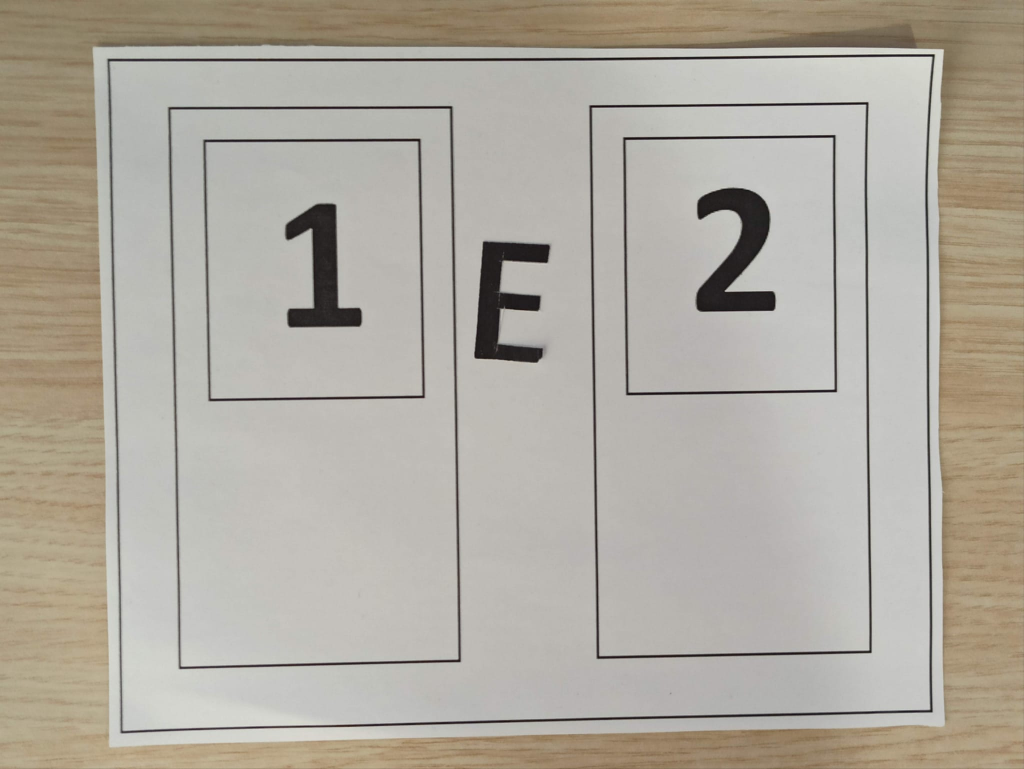
#> input picture gercek_pusula/gercek1.jpeg, 2048 x 1538 px, given in place of muhur.png, which was not available (shown at 1/2 size)
$ python main.py
#> lines starting #> are read from the running program, lines starting #| are printed output that depends on the picture; after the words box and inside, x2 and y2 are one past the last pixel; in counts of white or black regions, pixels touching at a corner belong together; pictures that were not available may be replaced by others from this repository, and a replacement may not be noted
import matplotlib.pyplot as plt
import time
import cv2
import numpy as np


def rotate(img, angle):
    height, width = img.shape[0], img.shape[1]
    center = (width / 2, height / 2)

    radx = np.radians(angle)
    sinx, cosx = np.sin(radx), np.cos(radx)
    trans_mat = np.array([[cosx, -sinx, center[0] * (1 - cosx) + center[1] * sinx],
                          [sinx, cosx, center[1] * (1 - cosx) - center[0] * sinx]])

    newx = int((height * abs(sinx)) + (width * abs(cosx)))
    newy = int((height * abs(cosx)) + (width * abs(sinx)))

    trans_mat[0, 2] += ((newx / 2) - center[0])
    trans_mat[1, 2] += ((newy / 2) - center[1])

    rotated_mat = cv2.warpAffine(img, trans_mat, (newx, newy), borderValue=0)
    return rotated_mat


start = time.time()
muhur = cv2.imread("muhur.png")
#> muhur is the input picture: shape (1538, 2048, 3); mean B, G, R 159.6, 170, 175.6
pusula = cv2.imread("./gercek_pusula/gercek13.jpeg")
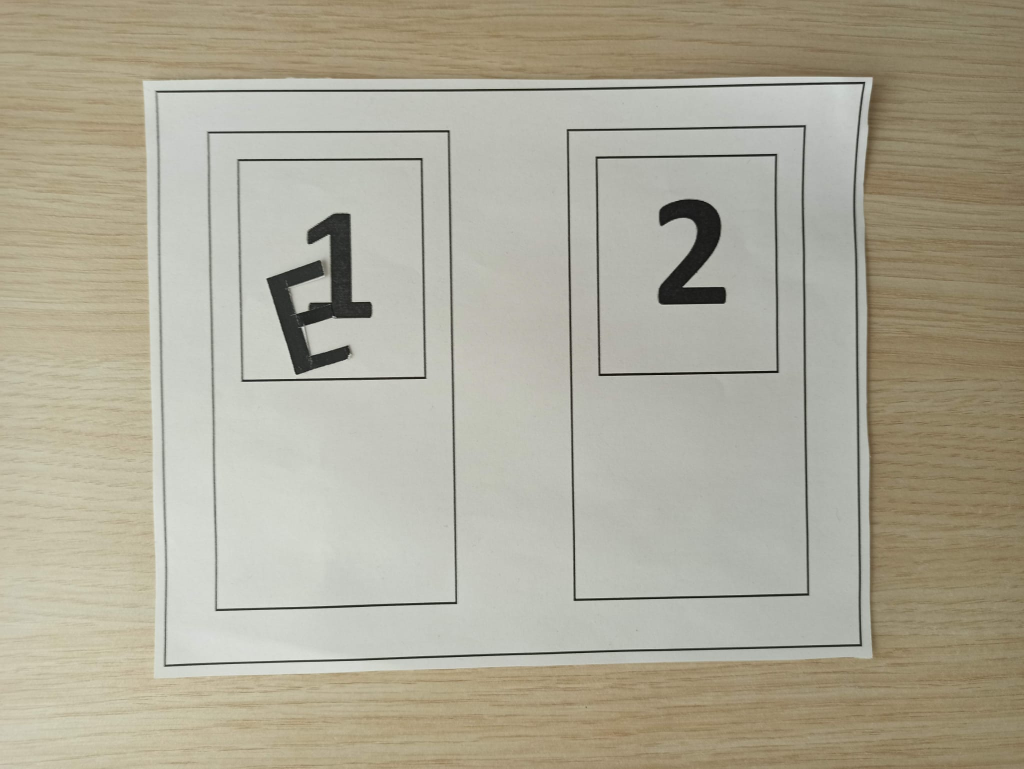
#> input picture gercek_pusula/gercek13.jpeg, 2048 x 1537 px (shown at 1/2 size)
#> pusula is the input picture: shape (1537, 2048, 3); mean B, G, R 151.6, 168.9, 173.5

muhur = cv2.cvtColor(muhur, cv2.COLOR_RGBA2GRAY)
#> muhur: shape (1538, 2048)
pusula_g = cv2.cvtColor(pusula, cv2.COLOR_RGBA2GRAY)
resy, resx = pusula.shape[0], pusula.shape[1]
#> resy = 1537; resx = 2048

_, pusula = cv2.threshold(pusula_g, 0, 255, cv2.THRESH_BINARY_INV + cv2.THRESH_OTSU)
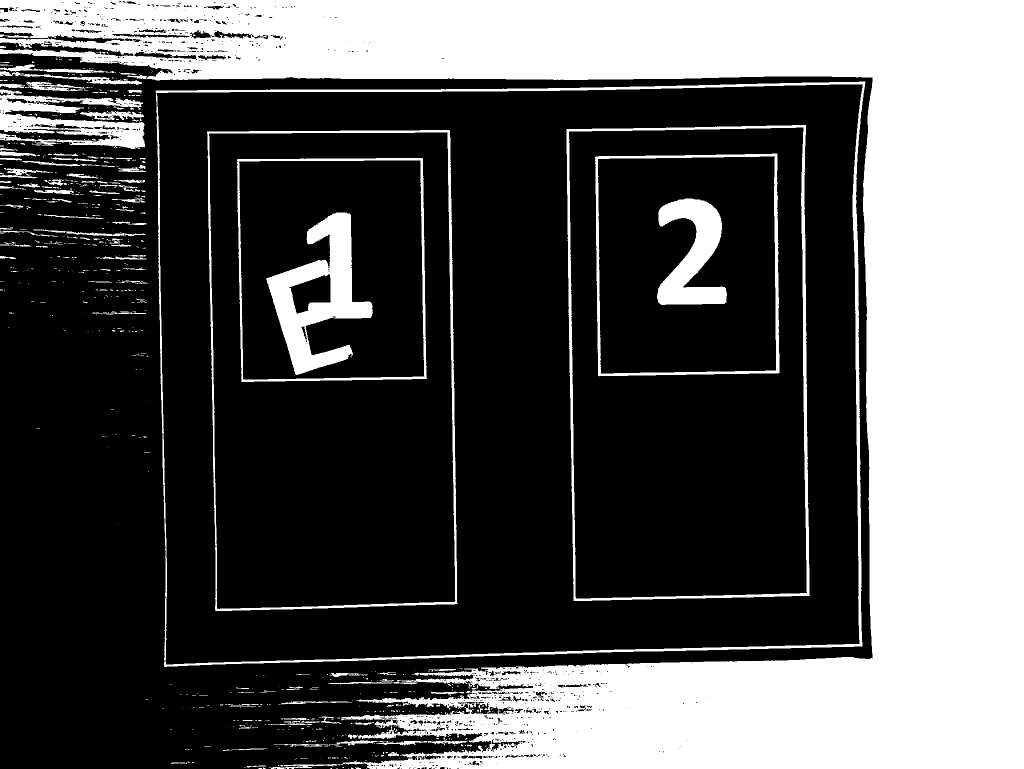
#> pusula: shape (1537, 2048) (shown at 1/2 size); 33.7% white; 688 white regions (544 under 20 px), largest, box (x1, y1, x2, y2) and area: (0, 0, 2048, 1537) 908672, (532, 425, 746, 750) 27234, (311, 163, 1731, 1334) 24605
pusula = cv2.morphologyEx(pusula, cv2.MORPH_CLOSE, np.ones((10, 10)))
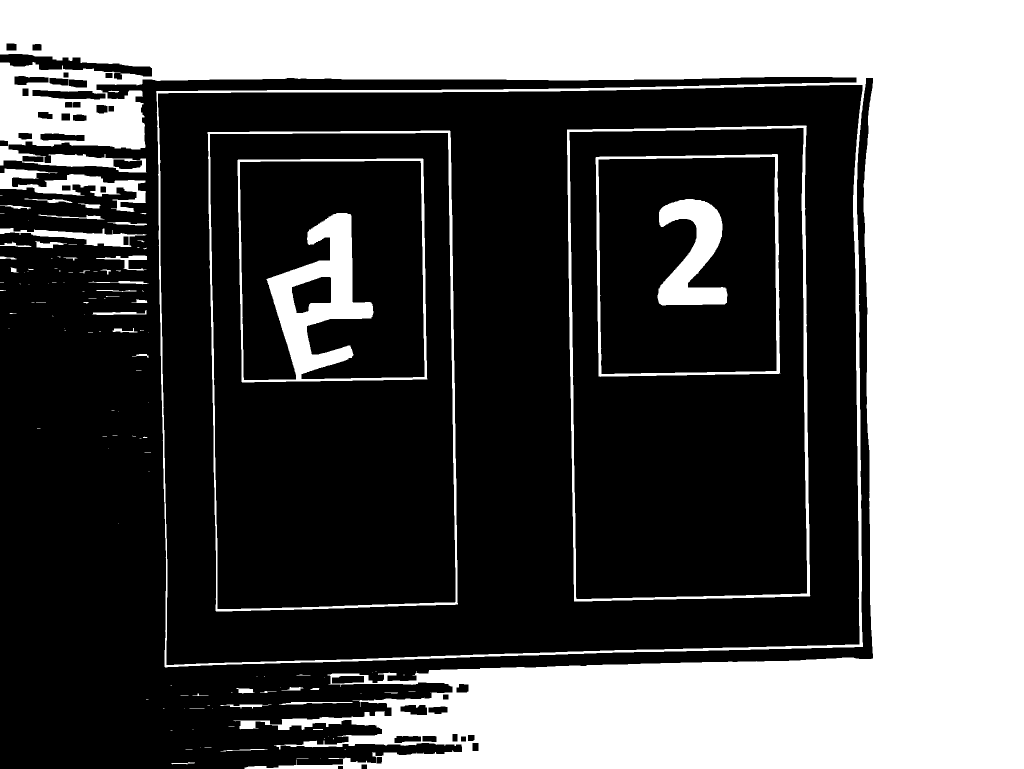
#> pusula: shape (1537, 2048) (shown at 1/2 size); 35.4% white; 129 white regions (81 under 20 px)

contours, hierarchy = cv2.findContours(pusula, cv2.RETR_LIST, cv2.CHAIN_APPROX_SIMPLE)
#> contours = 170 contours, 95 with area under 20; largest, box (x1, y1, x2, y2) and area: (0, 0, 2048, 1537) 2574252, (315, 169, 1726, 1331) 1566174, (415, 261, 916, 1223) 461057, (419, 265, 912, 1219) 450915, (1134, 251, 1621, 1203) 445432
contours = [contour for contour in contours if cv2.contourArea(contour) > 10000]
#> contours = 11 contours; largest, box (x1, y1, x2, y2) and area: (0, 0, 2048, 1537) 2574252, (315, 169, 1726, 1331) 1566174, (415, 261, 916, 1223) 461057, (419, 265, 912, 1219) 450915, (1134, 251, 1621, 1203) 445432

aday1 = None
aday2 = None
x1 = x2 = y1 = y2 = w1 = w2 = h1 = h2 = None
for contour in contours:
    x, y, w, h = cv2.boundingRect(contour)
    if x + w / 2 <= resx / 2 and resx * 0.2 <= w <= resx * 0.6 and resy * 0.5 <= h <= resy:
        aday1 = x1, y1, w1, h1 = x, y, w, h
        break
#> this loop made 6 passes
#> (x, y, w, h, x1, y1, w1, h1) on pass 6: (419, 265, 493, 954, 419, 265, 493, 954)
#> (x, y, w, h) on passes 1 to 5: (1315, 398, 140, 213), (479, 321, 371, 440), (475, 317, 380, 448), (1196, 313, 358, 436), (1191, 308, 370, 446)

for contour in contours:
    x, y, w, h = cv2.boundingRect(contour)
    if x + w / 2 > resx / 2 and resx * 0.2 <= w <= resx * 0.6 and resy * 0.5 <= h <= resy:
        aday2 = x2, y2, w2, h2 = x, y, w, h
        break
#> this loop made 8 passes
#> (x, y, w, h, x2, y2, w2, h2) on pass 8: (1138, 255, 477, 944, 1138, 255, 477, 944)

muhurx, muhury = muhur.shape[1], muhur.shape[0]
#> muhurx = 2048; muhury = 1538
muhur_new_y = aday1[3] * 0.29
#> muhur_new_y = 276.7
muhur_new = round(muhur_new_y * muhurx / muhury), round(muhur_new_y)
#> muhur_new = (368, 277)
muhur = cv2.resize(muhur, muhur_new, interpolation=cv2.INTER_LINEAR)
#> muhur: shape (277, 368)
_, muhur = cv2.threshold(muhur, 180, 255, cv2.THRESH_BINARY_INV)
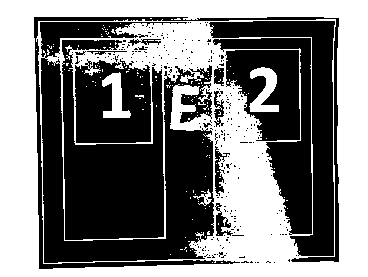
#> muhur: shape (277, 368); 48.1% white; 151 white regions (147 under 20 px), largest, box (x1, y1, x2, y2) and area: (0, 0, 368, 277) 47187, (249, 67, 279, 112) 722, (102, 72, 131, 118) 642, (193, 189, 212, 206) 100

degrees = []
locs = []
vals = []
sizes = []
oy1 = False
oy2 = False

for degree in range(0, 360, 15):
    muhur_rot = rotate(muhur, degree)
    y_nonzero, x_nonzero = np.nonzero(muhur_rot)
    muhur_rot = muhur_rot[np.min(y_nonzero):np.max(y_nonzero), np.min(x_nonzero):np.max(x_nonzero)]
    muhur_rotx, muhur_roty = muhur_rot.shape[1], muhur_rot.shape[0]

    res = cv2.matchTemplate(pusula, muhur_rot, cv2.TM_CCOEFF_NORMED)
    _, maxval, _, maxloc = cv2.minMaxLoc(res)
    size = muhur_roty, muhur_rotx
    in1 = x1 <= maxloc[0] + muhur_rotx / 2 <= x1 + w1 and y1 <= maxloc[1] + muhur_roty / 2 <= y1 + h1
    in2 = x2 <= maxloc[0] + muhur_rotx / 2 <= x2 + w2 and y2 <= maxloc[1] + muhur_roty / 2 <= y2 + h2
    locs.append(maxloc)
    vals.append(maxval)
    sizes.append((muhur_roty, muhur_rotx))
    if in1 and maxval > 0.65:
        oy1 = True
    if in2 and maxval > 0.65:
        oy2 = True
#> this loop made 24 passes
#> (maxval, maxloc, in1, in2) on passes 1 to 12: (0.327, (254, 144), True, False), (0.219, (1144, 268), False, True), (0.21, (1142, 233), False, True), (0.241, (386, 328), True, False), (0.231, (403, 245), True, False), (0.235, (470, 246), True, False), (0.322, (409, 121), True, False), (0.225, (1083, 352), False, True), (0.202, (1064, 325), False, True), (0.195, (527, 343), True, False), (0.244, (527, 386), True, False), (0.307, (521, 381), True, False)
#> pass 1, `res = cv2.matchTemplate(pusula, muhur_rot, cv2.TM_CCOEFF_NORMED)`:
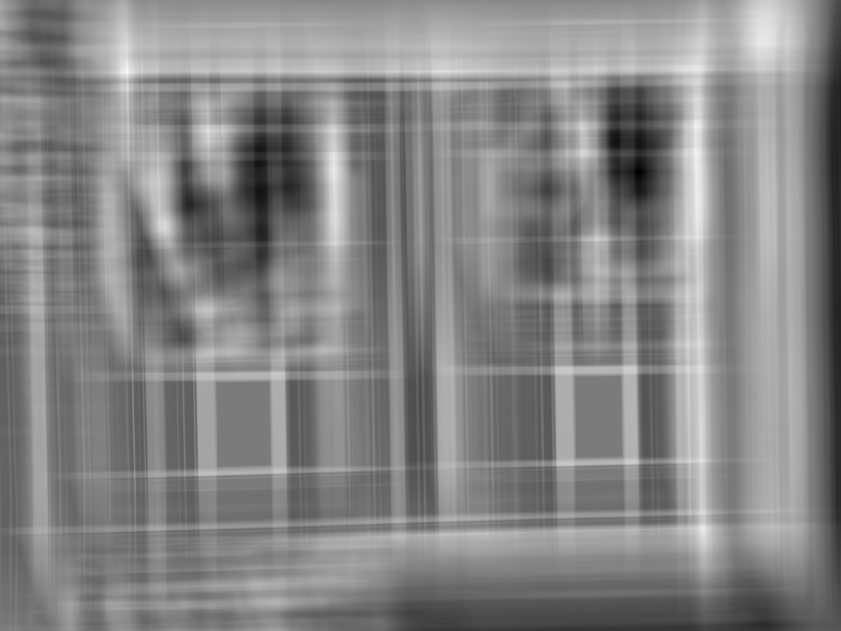
#> res: shape (1262, 1682) float32 (shown at 1/2 size); min -0.309, max 0.327, mean 0.0235; drawn with min black and max white
#> after the loop:
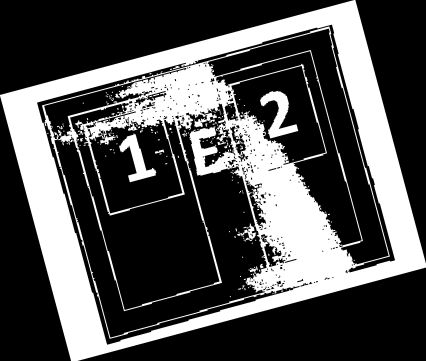
#> muhur_rot: shape (361, 426); min 0, max 255, mean 81.2
#> after the loop:
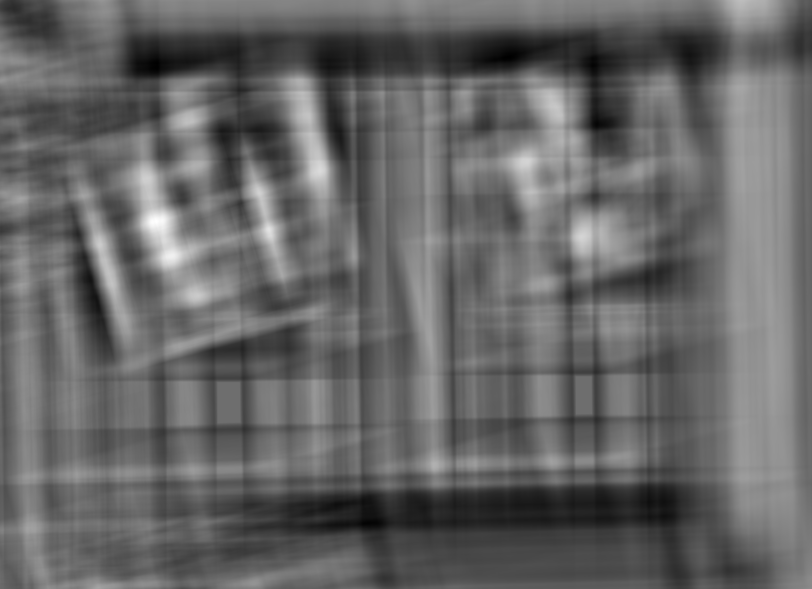
#> res: shape (1177, 1623) float32 (shown at 1/2 size); min -0.177, max 0.23, mean -0.0143; drawn with min black and max white
#> after the loop, locs = 24 items, first 6: (254, 144), (1144, 268), (1142, 233), (386, 328), (403, 245), (470, 246); sizes = [(276, 367), (361, 426), (422, 456), (455, 455), (456, 422), (426, 361), (367, 275), (426, 361), (456, 422), (455, 454), (422, 455), (361, 426), (275, 366), (361, 426), (422, 456), (454, 455), (455, 422), (426, 361), (366, 276), (426, 361), (456, 422), (455, 455), (422, 456), (361, 426)]; vals = [0.327, 0.219, 0.21, 0.241, 0.231, 0.235, 0.322, 0.225, 0.202, 0.195, 0.244, 0.307, 0.327, 0.204, 0.241, 0.233, 0.259, 0.221, 0.34, 0.186, 0.177, 0.206, 0.202, 0.23]

if oy1 is not oy2:
    if oy1:
        print("Aday 1")
    elif oy2:
        print("Aday 2")
else:
    print("Geçersiz!")

print("Time Elapsed: {:.2f}s".format(time.time() - start))

if oy1 or oy2:
    idx = vals.index(max(vals))
    loc = locs[idx]
    size = sizes[idx]
    cv2.rectangle(pusula_g, loc, (loc[0] + size[1], loc[1] + size[0]), 10, 10)
    plt.imshow(pusula_g, cmap="gray")
    plt.show()
